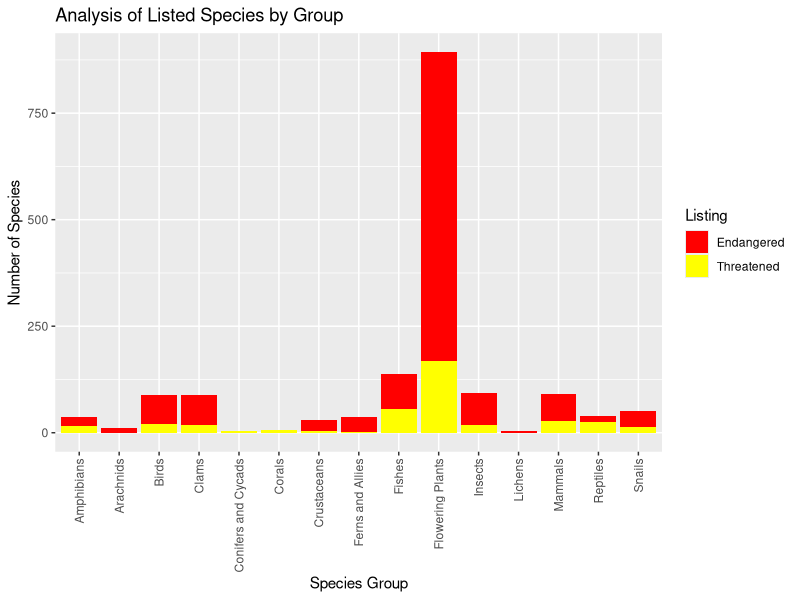
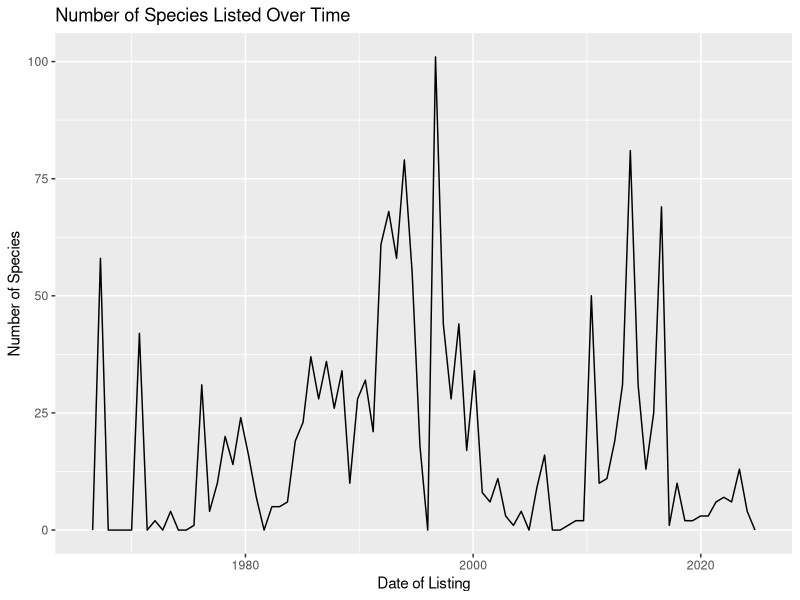
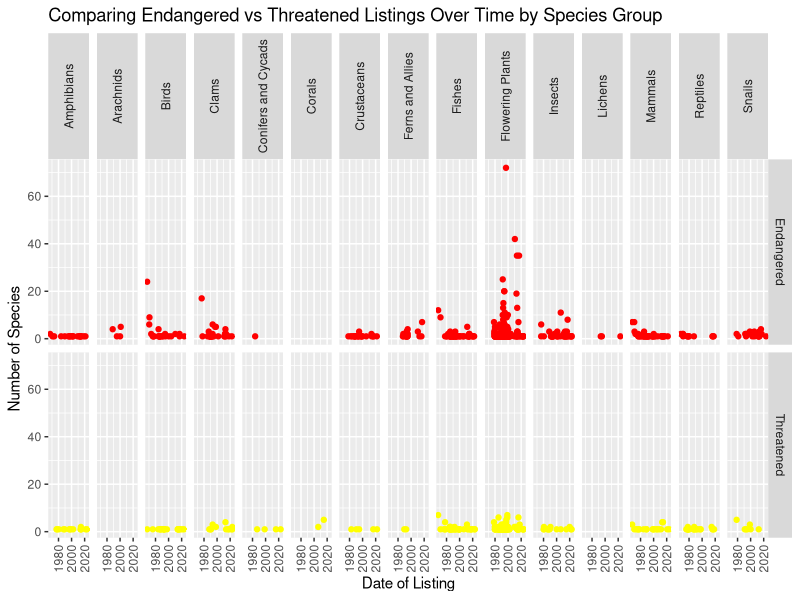

The R script that drew these images, in order:
## ---- chunk 1
library(readr)
library(dplyr)
library(tidyverse)
library(ggplot2)
library(lubridate)

speciesdf <- read.csv('listed-species.csv', sep=",", header = TRUE) #read file into usable df

speciesdf <- na.omit(speciesdf) #remove rows with any na value

#filter dataset to eliminate species that are listed in multiple areas, this will help reduce duplication in the dataset
speciesdf <- distinct(speciesdf, Scientific, .keep_all = TRUE)

speciesdf <- speciesdf %>% mutate(Date = lubridate::mdy(Date)) #converts date column to the date data class for easier use

head(speciesdf) #make a summary table for the data frame
## ---- chunk 2

end_thr <- speciesdf %>% filter(Listing == 'Endangered'|Listing == 'Threatened') #make a df with only endangered and threatened species

a <- ggplot(end_thr, aes(Group, fill = Listing)) #create plot
a + geom_bar(stat = "count", position = "stack") + labs(title = 'Analysis of Listed Species by Group', x = 'Species Group', y = 'Number of Species') + scale_fill_manual(values = c(Endangered = "red", Threatened = "yellow")) + theme(axis.text.x = element_text(angle = 90, vjust = 0.5, hjust=1)) #make the bar graph
## ---- chunk 3
c <- ggplot(end_thr, aes(Date))
c + geom_freqpoly(binwidth = 250) + labs(x= 'Date of Listing', y= 'Number of Species', title= 'Number of Species Listed Over Time')
## ---- chunk 4
#plot the listing occurrences over time by their species group
d <- ggplot(end_thr, aes(Date)) + geom_point(stat = "count", aes(color = factor(Listing))) + scale_color_manual(values = c("red", "yellow"))  + theme(axis.text.x = element_text(angle = 90, vjust = 0.5, hjust=1), legend.position = "none", strip.text.x = element_text(angle = 90)) + labs(x = 'Date of Listing', y ='Number of Species', title = 'Comparing Endangered vs Threatened Listings Over Time by Species Group')
d + facet_grid(cols = vars(Group), rows = vars(Listing))
## ---- chunk 5
summary(aov(Date ~ Group, data = end_thr))
